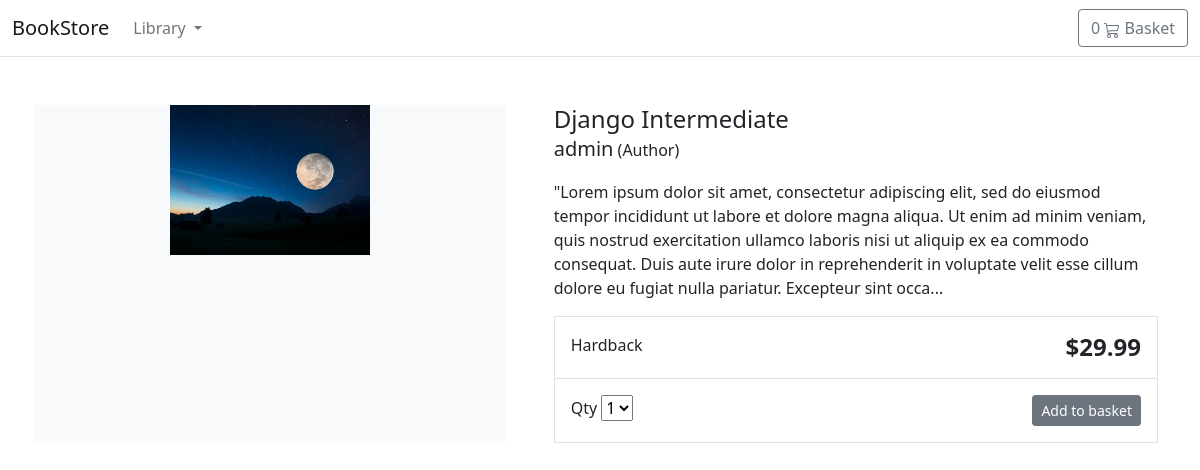
The app's page /djangointermediate with its own data.
### store/models.py (models this page shows, shortened)
class Product(models.Model):
    category = models.ForeignKey(Category, related_name='product', on_delete=models.CASCADE)
    created_by = models.ForeignKey(User, on_delete=models.CASCADE, related_name='product_creator')
    title = models.CharField(max_length=255)
    author = models.CharField(max_length=255, default='admin')
    description = models.TextField(blank=True)
    image = models.ImageField(upload_to='images/', default='images/default.png')
    slug = models.SlugField(max_length=255)
    price = models.DecimalField(max_digits=4, decimal_places=2)
    in_stock = models.BooleanField(default=True)
    is_active = models.BooleanField(default=True)
    created = models.DateTimeField(auto_now_add=True)
    updated = models.DateTimeField(auto_now=True)
    objects = models.Manager()
    products = ProductManager()
    class Meta:
        verbose_name_plural = 'Products'
        ordering = ('-created',)

### store/views.py (the view)
# urls.py: path('<slug:slug>', views.product_detail, name='product_detail'),
def product_detail(request, slug):
    product = get_object_or_404(Product, slug=slug, in_stock=True)
    return render(request, 'store/products/single.html', {'product': product})

### basket/basket.py (called while the page is built)
    def __len__(self):
        return sum(item['qty'] for item in self.basket.values())

### basket/context_processors.py (called while the page is built)
def basket(request):
    return {'basket': Basket(request)}

### store/context_processors.py (called while the page is built)
def categories(request):
    return {
        'categories': Category.objects.all()
    }

### store/models.py (called while the page is built)
    def get_absolute_url(self):
        return reverse('store:category_list', args=[self.slug])

### templates/store/products/single.html (shortened to what this page needs)
{% extends "store/base.html" %}
{% load static %}
{% block content %}
<div class="container">
    <main class="pt-5">
        <div class="row g-3">
            <div class="col-md-5 col-lg-5 order-md-first bg-light">
                <img class="img-fluid mx-auto d-block" width="200px" alt="Responsive image" src="{{ product.image.url }}">
            </div>
            <div class="col-md-7 col-lg-7 ps-md-3 ps-lg-5">
                <h1 class="mb-0 h4">{{ product.title }}</h1>
                <p><span class="lead">{{ product.author }}</span> (Author)</p>
                <p>{{ product.description|slice:":355" }}...</p>
                <div class="border">
                    <div class="col border-bottom">
                        <div class="row p-3">
                            <div class="col-6">Hardback</div>
                            <div class="col-6 text-end"><span class="h4 fw-bold">${{ product.price }}</span></div>
                        </div>
                    </div>
                    <div class="col">
                        <div class="row p-3">
                            <div class="col-6">
                                <label for="select">Qty</label>
                                <select id="select">
                                    <option value="1">1</option>
                                </select>
                            </div>
                            <div class="col-6 text-end">
                                <button type="button" id="add-button" value="{{product.id}}" class="btn btn-secondary btn-sm">Add to basket</button>
                            </div>
                        </div>
                    </div>
                </div>
            </div>
        </div>
    </main>
</div>
{% endblock %}

### templates/store/base.html (shortened to what this page needs)
{% load static %}
<!DOCTYPE html>
<html>
<head>
    <link href="https://cdn.jsdelivr.net/npm/bootstrap@5.0.0-beta1/dist/css/bootstrap.min.css" rel="stylesheet"
>
</head>
<body>
    <header>
        <nav class="navbar navbar-expand-md navbar-light bg-white border-bottom">
            <div class="container-fluid">
                <a class="navbar-brand" href="/">BookStore</a>
                <div class="collapse navbar-collapse" id="navbarCollapse">
                    <ul class="navbar-nav me-auto mb-2 mb-md-0">
                        <li class="nav-item dropdown">
                            <a class="nav-link dropdown-toggle" href="#" id="navbarDropdown" role="button"
                                data-bs-toggle="dropdown" aria-expanded="false">
                                Library
                            </a>
                        </li>
                    </ul>
                    <a type="button" role="button" href="{% url "basket:basket_summary" %}"
                        class="btn btn-outline-secondary">
                        {% with total_qty=basket|length %}
                            <div id="basket-qty" class="d-inline-flex">
                                {% if total_qty > 0 %}
                                    {{ total_qty }}
                                {% else %}
                                    0
                                {% endif %}
                            </div>
                        {% endwith %}
                        Basket
                    </a>
                </div>
            </div>
        </nav>
    </header>
    <div id="content">
        {% block content %}
        {% endblock %}
    </div>
</body>
</html>

### records on screen
Product: image (picture), title "Django Intermediate", author "admin", description "\"Lorem ipsum dolor sit amet, consectetur adipiscing elit, sed do eiusmod tempor incididunt ut labore et dolore magna aliqua. Ut enim ad minim veniam, quis nostrud exercitation ullamco laboris nisi ut aliquip ex ea commodo consequat. Duis aute irure dolor in reprehenderit in voluptate velit esse cillum dolore eu fugiat nulla pariatur. Excepteur sint occa", price "29.99"
